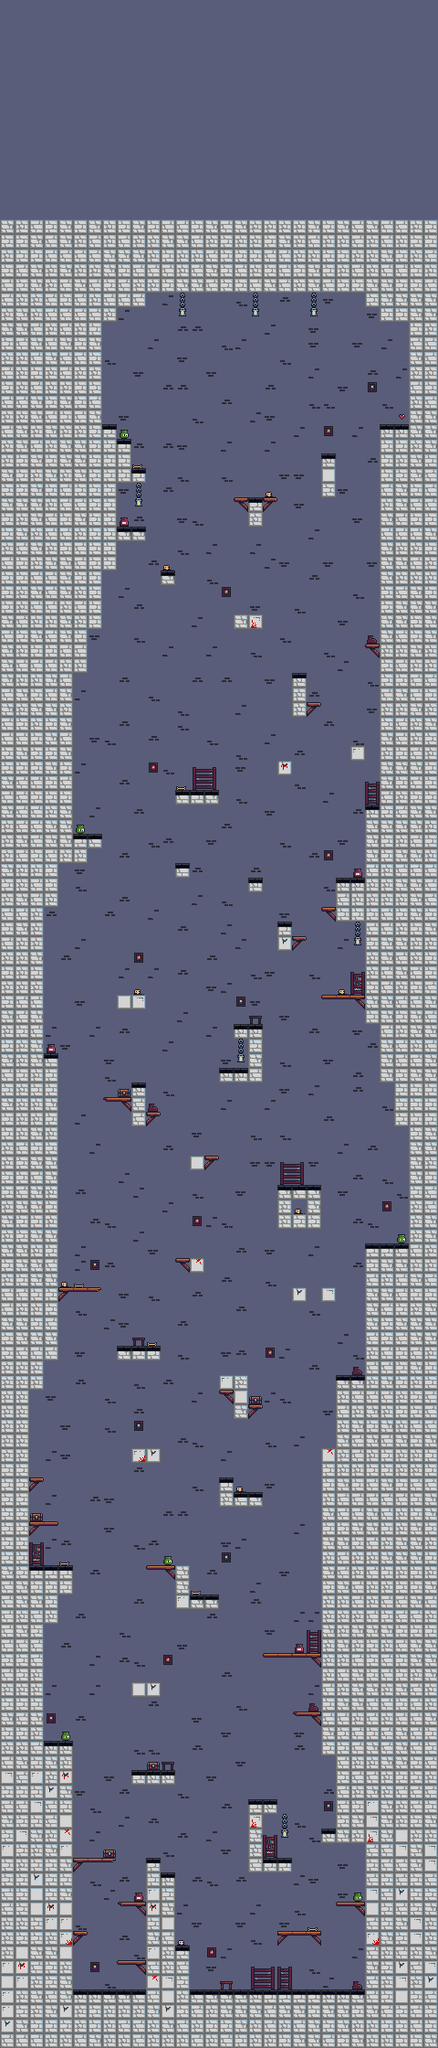

Below is a game level as drawn by its tile map, then a one-line description and the .tmx that defines it (tile-layer data replaced by summaries):
An orthogonal 30x140 tile map with 16x16 px tiles, 1 tile layer (Capa de patrones 1) and 107 objects.

<map version="1.10" tiledversion="1.10.2" orientation="orthogonal" renderorder="right-down" width="30" height="140" tilewidth="16" tileheight="16" infinite="0" nextlayerid="3" nextobjectid="162">
 <tileset firstgid="1" name="Tiny Tower FREE" tilewidth="16" tileheight="16" tilecount="540" columns="36">
  <image source="../Tiny Tower Free Pack/Tiny Tower FREE.png" width="576" height="240" />
 </tileset>
 <layer id="1" name="Capa de patrones 1" width="30" height="140">
  <properties>
   <property name="Draw" type="bool" value="true" />
  </properties>
  <data>[4200 cells, 4200 non-empty, 51 distinct tile ids]</data>
 </layer>
 <objectgroup id="2" name="object">
  <object id="8" x="368" y="1920" width="112" height="64" />
  <object id="10" x="400" y="1984" width="80" height="256" />
  <object id="11" x="0" y="2176" width="400" height="64" />
  <object id="13" x="0" y="1920" width="80" height="256" />
  <object id="27" x="160" y="2032" width="16" height="144" />
  <object id="28" x="176" y="2048" width="16" height="128" />
  <object id="29" x="192" y="2128" width="16" height="48" />
  <object id="33" x="272" y="1968" width="31.6667" height="16" />
  <object id="34" x="272" y="1984.33" width="16" height="63.6667" />
  <object id="35" x="288" y="2032" width="32" height="16" />
  <object id="36" x="352" y="2000" width="16" height="16" />
  <object id="37" x="130.5" y="2144.38" width="29.375" height="4" />
  <object id="38" x="80.1477" y="2112" width="15.3977" height="4.625" />
  <object id="39" x="132.5" y="2080.25" width="27.375" height="4.625" />
  <object id="41" x="80.375" y="2032.5" width="42.25" height="4.25" />
  <object id="42" x="304.909" y="2112.55" width="46.5455" height="4" />
  <object id="43" x="370.545" y="2080.36" width="29.2727" height="4.18182" />
  <object id="45" x="368" y="1984" width="32" height="32" />
  <object id="48" x="144" y="1936" width="48" height="16" />
  <object id="49" x="48" y="1904" width="32" height="16" />
  <object id="50" x="0" y="1488" width="32" height="432" />
  <object id="51" x="32" y="1712" width="16" height="208" />
  <object id="52" x="48" y="1712" width="16" height="64" />
  <object id="53" x="64" y="1712" width="16" height="32" />
  <object id="54" x="144" y="1840" width="32" height="16" />
  <object id="55" x="190.875" y="1712" width="16" height="48" />
  <object id="56" x="206.875" y="1744" width="32" height="16" />
  <object id="57" x="144" y="1584" width="32" height="16" />
  <object id="58" x="322.25" y="1872" width="29.4375" height="5.0625" />
  <object id="60" x="289" y="1808.09" width="62.9091" height="5.09091" />
  <object id="61" x="160" y="1712" width="30.875" height="4.75" />
  <object id="62" x="31.875" y="1664" width="31.25" height="4.75" />
  <object id="63" x="32.0625" y="1616" width="14.875" height="4.8125" />
  <object id="64" x="352" y="1632" width="128" height="288" />
  <object id="66" x="352" y="1584" width="128" height="48" />
  <object id="67" x="368" y="1504" width="32" height="80" />
  <object id="68" x="400" y="1360" width="48" height="224" />
  <object id="69" x="448" y="960" width="32" height="624" />
  <object id="70" x="432" y="960" width="16" height="272" />
  <object id="71" x="416" y="960" width="16" height="224" />
  <object id="72" x="400" y="960" width="16" height="160" />
  <object id="73" x="368" y="960" width="32" height="48" />
  <object id="74" x="256" y="1504" width="16" height="48" />
  <object id="75" x="240" y="1504" width="16" height="16" />
  <object id="76" x="128" y="1472" width="48" height="16" />
  <object id="77" x="48" y="1152" width="16" height="336" />
  <object id="78" x="0" y="736" width="32" height="752" />
  <object id="79" x="32" y="736" width="16" height="784" />
  <object id="80" x="48" y="736" width="16" height="256" />
  <object id="81" x="64" y="736" width="16" height="208" />
  <object id="82" x="80" y="912" width="16" height="32" />
  <object id="83" x="96" y="912" width="16" height="16" />
  <object id="84" x="208" y="1376" width="16" height="16" />
  <object id="85" x="320" y="1408" width="16" height="16" />
  <object id="86" x="352" y="1408" width="16" height="16" />
  <object id="91" x="304" y="1296" width="48" height="48" />
  <object id="92" x="208" y="1264" width="16" height="16" />
  <object id="93" x="144" y="1184" width="16" height="48" />
  <object id="94" x="272" y="1120" width="16" height="64" />
  <object id="95" x="240" y="1168" width="32" height="16" />
  <object id="97" x="256" y="1120" width="16" height="16" />
  <object id="98" x="128" y="1088" width="32" height="16" />
  <object id="99" x="304" y="1008" width="16" height="32" />
  <object id="100" x="272" y="960" width="16" height="16" />
  <object id="101" x="192" y="944" width="16" height="16" />
  <object id="102" x="240" y="1616" width="16" height="32" />
  <object id="103" x="256" y="1632" width="32" height="16" />
  <object id="104" x="272.125" y="1536.13" width="15.625" height="5.125" />
  <object id="105" x="240" y="1520" width="16" height="16" />
  <object id="106" x="64" y="1408" width="45.25" height="5" />
  <object id="108" x="192.091" y="1376.18" width="15.8182" height="4.72727" />
  <object id="109" x="224.25" y="1264.13" width="15.375" height="5" />
  <object id="110" x="160.091" y="1216.09" width="15.7273" height="5" />
  <object id="112" x="113.909" y="1200.18" width="30.0909" height="5" />
  <object id="113" x="352.182" y="1088.36" width="47.6364" height="4.72727" />
  <object id="114" x="320.182" y="1024" width="15.2727" height="4.72727" />
  <object id="115" x="352.909" y="992.091" width="15" height="4.81818" />
  <object id="116" x="400" y="880" width="16" height="80" />
  <object id="118" x="416" y="464" width="32" height="496" />
  <object id="119" x="448" y="512" width="16" height="448" />
  <object id="120" x="464" y="560" width="16" height="400" />
  <object id="121" x="0" y="448" width="96" height="288" />
  <object id="122" x="96" y="448" width="16" height="240" />
  <object id="123" x="112" y="464" width="16" height="160" />
  <object id="124" x="128" y="480" width="16" height="48" />
  <object id="125" x="144" y="512" width="16" height="16" />
  <object id="126" x="128" y="576" width="32" height="16" />
  <object id="127" x="176" y="624" width="16" height="16" />
  <object id="128" x="272" y="544" width="16" height="32" />
  <object id="129" x="352" y="496" width="16" height="48" />
  <object id="130" x="256" y="672" width="32" height="16" />
  <object id="131" x="320" y="736" width="16" height="48" />
  <object id="132" x="304" y="832" width="16" height="16" />
  <object id="133" x="384" y="816" width="16" height="16" />
  <object id="134" x="192" y="864" width="48" height="16" />
  <object id="135" x="336" y="768.063" width="14.9375" height="4.8125" />
  <object id="136" x="401" y="704.182" width="14.9091" height="5.18182" />
  <object id="143" x="256.938" y="544" width="15" height="5.0625" />
  <object id="146" x="288" y="544" width="15" height="5" />
  <object id="150" x="0" y="240" width="112" height="208" />
  <object id="152" x="112" y="240" width="368" height="80" />
  <object id="153" x="112" y="320" width="48" height="16" />
  <object id="154" x="112" y="336" width="16" height="16" />
  <object id="155" x="400" y="320" width="80" height="16" />
  <object id="156" x="416" y="336" width="64" height="16" />
  <object id="157" x="448" y="352" width="32" height="160" />
  <object id="160" x="464" y="512" width="16" height="48" />
 </objectgroup>
</map>